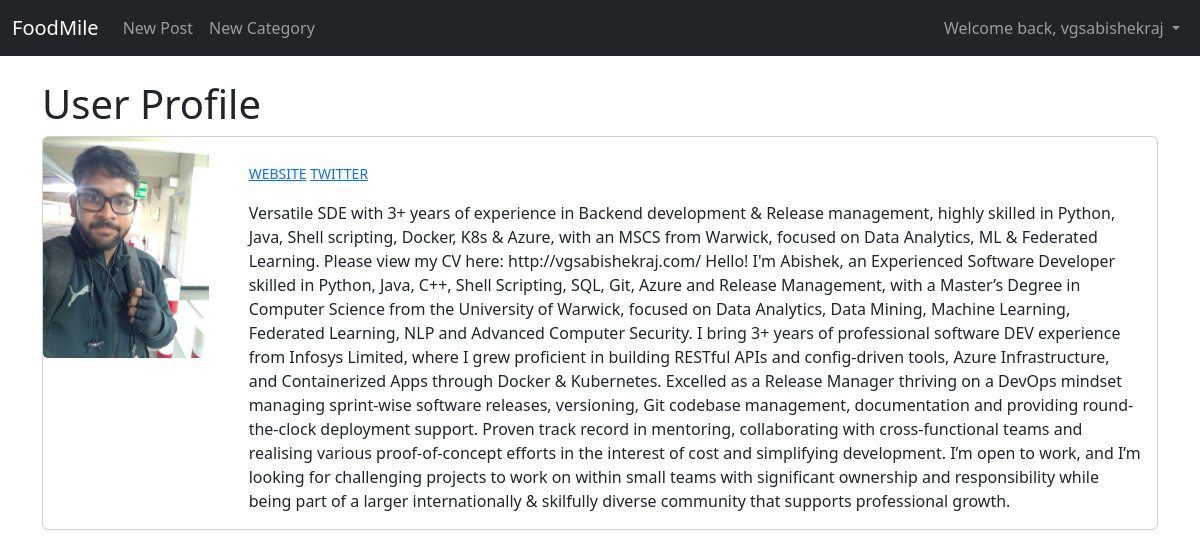
The page /user/1/profile/view (signed in) on the database its author committed.
### foodmileblog/models.py (models this page shows, shortened)
class UserProfile(models.Model):
    user_profile = models.OneToOneField(User, null=True, on_delete=models.CASCADE)
    bio = models.TextField()
    profile_picture = models.ImageField(null=True, blank=True, upload_to="images/profile_pictures/")
    personal_website_url = models.CharField(max_length=255, null=True, blank=True)
    instagram_url = models.CharField(max_length=255, null=True, blank=True)
    twitter_url = models.CharField(max_length=255, null=True, blank=True)

### foodmileusers/views.py (the view)
# urls.py: path('<int:pk>/profile/view', ShowProfilePageView.as_view(), name="show-profile-page"),
class ShowProfilePageView(generic.DeleteView):
    model = UserProfile
    template_name = 'registration/user_profile.html'
    def get_context_data(self, *args, **kwargs):
        page_user = get_object_or_404(UserProfile, id=str(self.kwargs['pk']))
        context = super(ShowProfilePageView, self).get_context_data(*args, **kwargs)
        context["page_user"] = page_user
        return context

### foodmileusers/templates/registration/user_profile.html (shortened to what this page needs)
{% extends 'base.html' %}
{% load static %}
{% block content %}
<h1>User Profile</h1>
<div class="card mb-3">
    <div class="row no-gutters">
      <div class="col-md-2">
        {% if page_user.profile_picture %}
            <img src="{{ page_user.profile_picture.url }}" class="card-img">
        {% else %}
            <img src="{% static 'foodmileblog/images/static_profile_pic.png' %}" class="card-img">
        {% endif %}
      </div>
      <div class="col-md-10">
        <div class="card-body">
          <p class="card-text"><small class="text-muted">
            {% if page_user.personal_website_url %}<a href="{{ page_user.personal_website_url }}">WEBSITE</a> {% endif %}
            {% if page_user.twitter_url %} <a href="{{ page_user.twitter_url }}">TWITTER</a> {% endif %}
            </small></p>
          <p class="card-text">{{ page_user.bio }}</p>
        </div>
      </div>
    </div>
  </div>
{% endblock %}

### foodmileblog/templates/base.html (shortened to what this page needs)
<!doctype html>
<html lang="en">
  <head>
    <link href="https://cdn.jsdelivr.net/npm/bootstrap@5.3.3/dist/css/bootstrap.min.css" rel="stylesheet">
  </head>
  <body>
    <nav class="navbar navbar-expand-lg navbar-dark bg-dark">
      <div class="container-fluid">
        <a class="navbar-brand" href="{% url 'home' %}">FoodMile</a>
        <div class="collapse navbar-collapse" id="navbarSupportedContent">
          <ul class="navbar-nav me-auto mb-2 mb-lg-0">
                {% if user.is_authenticated %}
                  <li class="nav-item">
                    <a class="nav-link" href="{% url 'new-post' %}">New Post</a>
                  </li>
                  <li class="nav-item">
                    <a class="nav-link" href="{% url 'new-category' %}">New Category</a>
                  </li>
                {% endif %}
          </ul>
            <ul class="navbar-nav ms-auto mb-2 mb-lg-0">
                {% if user.is_authenticated %}
                  <li class="nav-item dropdown">
                    <a class="nav-link dropdown-toggle" href="#" id="navbarDropdown" role="button" data-bs-toggle="dropdown" aria-expanded="false">
                      Welcome back, {{ user.username }}
                    </a>
                  </li>
                {% endif %}
              </ul>
        </div>
      </div>
    </nav>
    <br/>
    <div class="container">
    {% block content %}
    {% endblock %}
    </div>
  </body>
</html>

### rows shown on the page
UserProfile: profile_picture (picture), bio "Versatile SDE with 3+ years of experience in Backend development & Release management, highly skilled in Python, Java, Shell scripting, Docker, K8s & Azure, with an MSCS from Warwick, focused on Data Analytics, ML & Federated Learning. Please view my CV here: http://vgsabishekraj.com/ Hello! I'm Abishek, an Experienced Software Developer skilled in Python, Java, C++, Shell Scripting, SQL, Git, Azure and Release Management, with a Master’s Degree in Computer Science from the University of Warwick, focused on Data Analytics, Data Mining, Machine Learning, Federated Learning, NLP and Advanced Computer Security. I bring 3+ years of professional software DEV experience from Infosys Limited,…"

### other values the page prints
{{ user.username }} "vgsabishekraj"
